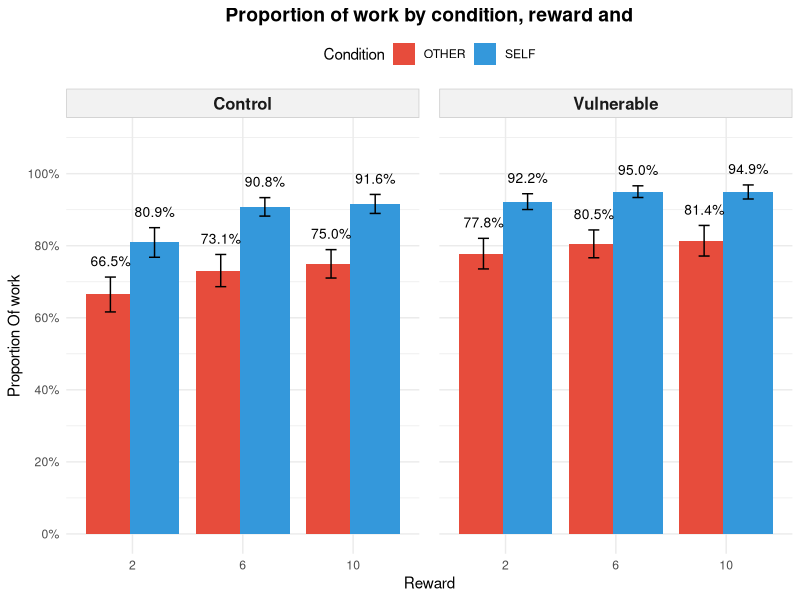
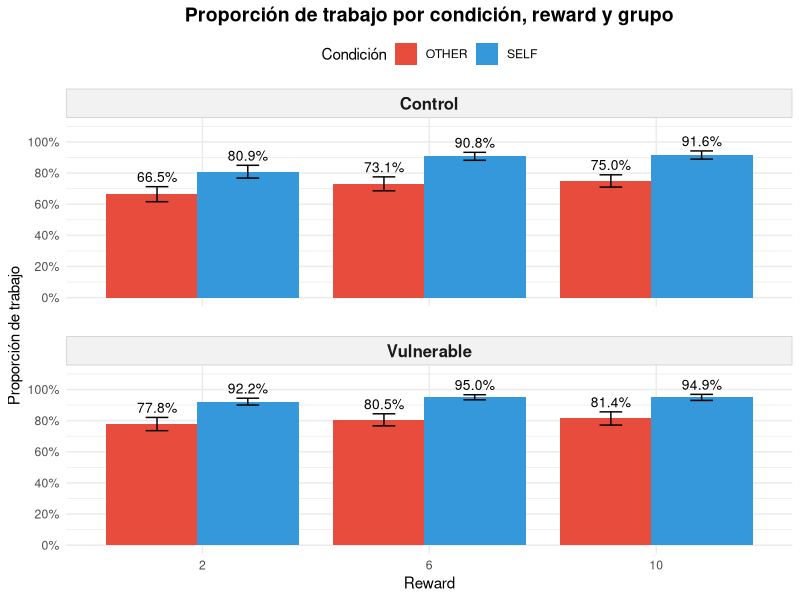
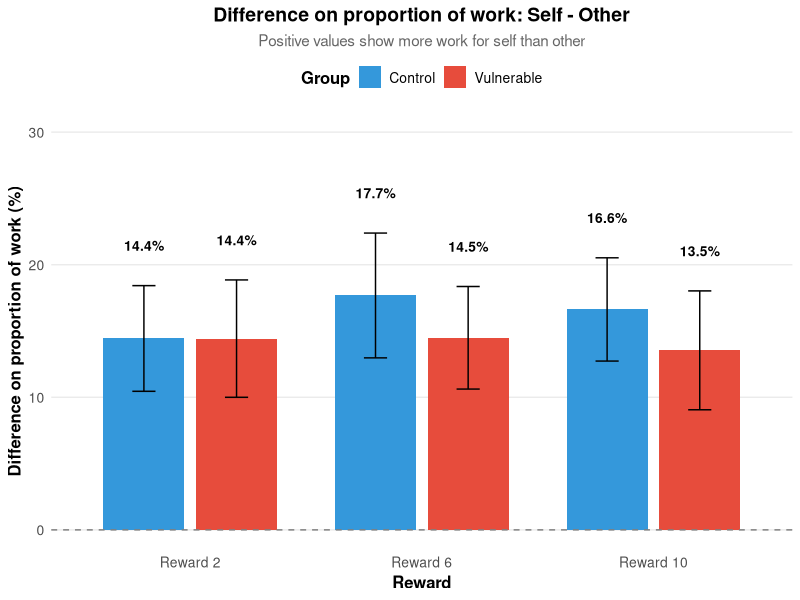
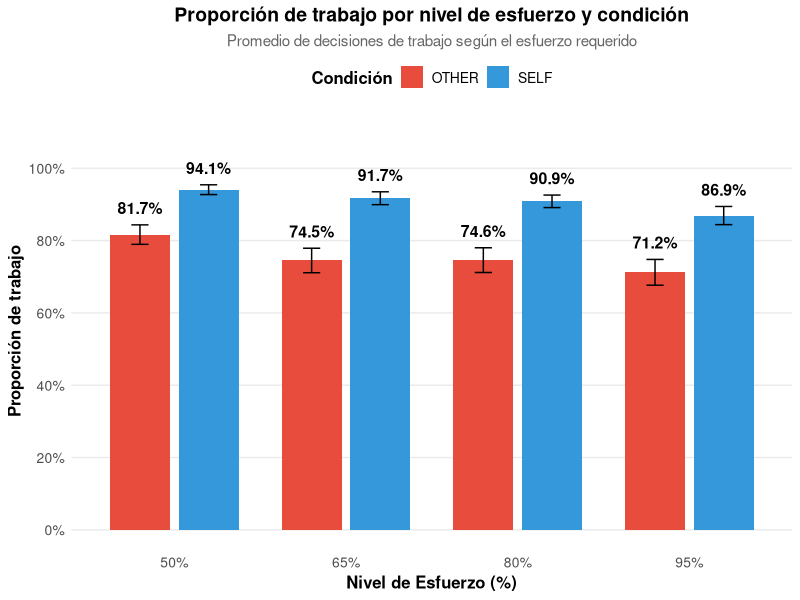
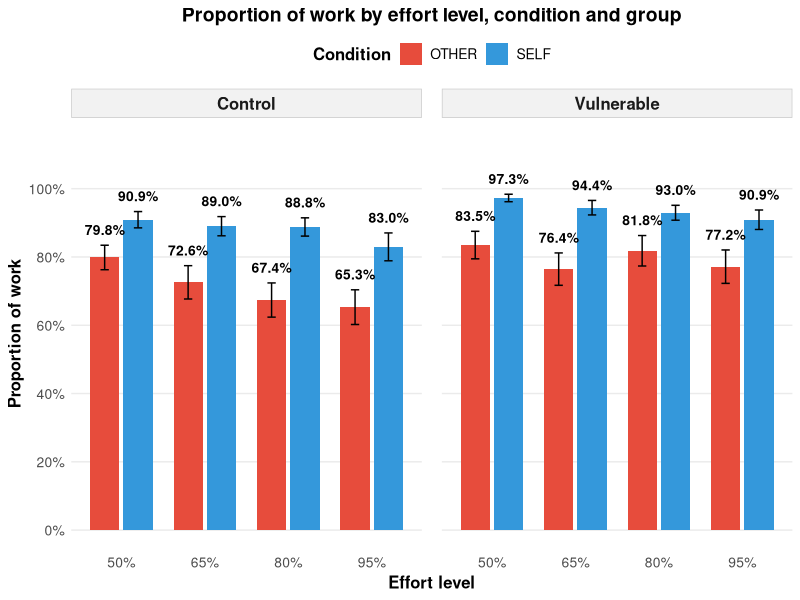
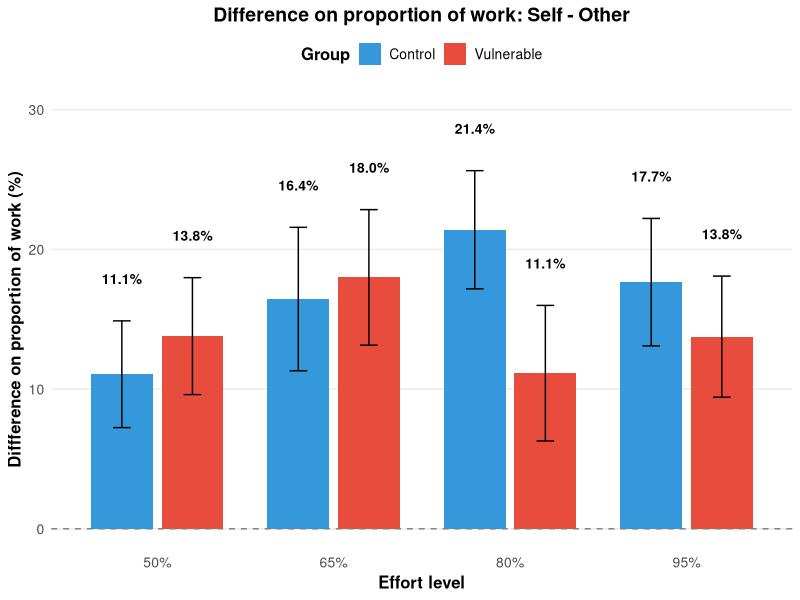
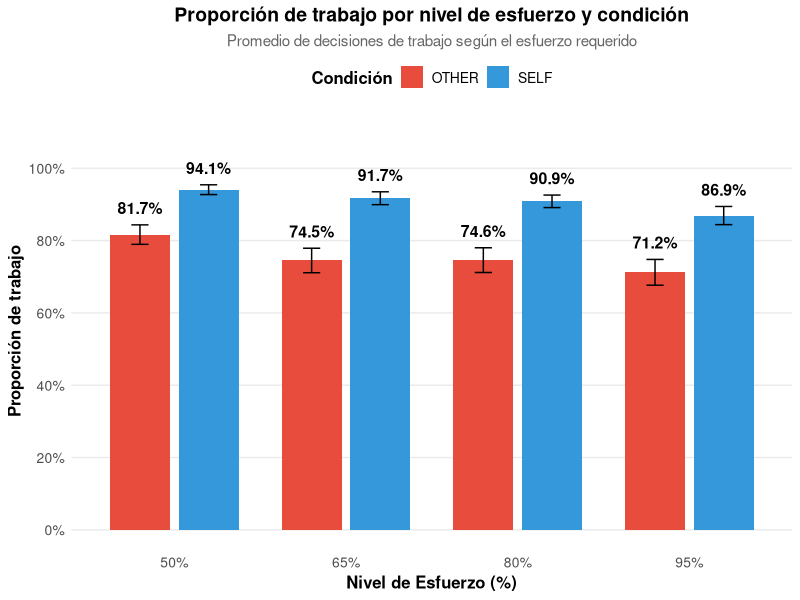
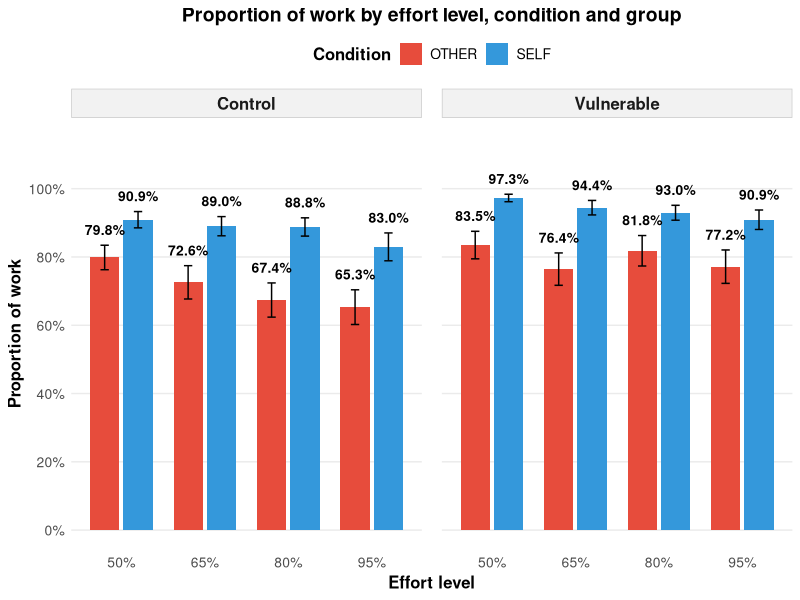

Write R code to recreate these figures, in order.
## Prosocial Effort Task ##
# FONDECYT Sebastián Contreras #
# Diego Garrido - José Borquez #
# Viña del Mar - 2025 #

# Import Libraries
library(readxl)
library(readr)
library(tidyverse)

# Cargar datos
datos <- read.csv("datos_clean_v2.csv")

# ---- 1. Convertir SELF a long (MODIFICADO: incluir GRUPO) ----
self_long <- datos %>%
  select(id = 1, GRUPO, starts_with("condicion_SELF")) %>%   # Agregar GRUPO
  pivot_longer(
    cols = starts_with("condicion_SELF"),
    names_to = "trial",
    values_to = "respuesta"
  ) %>%
  mutate(
    condicion = "SELF",
    stim = str_extract(trial, "\\d+$")
  )

# ---- 2. Convertir OTHER a long (MODIFICADO: incluir GRUPO) ----
other_long <- datos %>%
  select(id = 1, GRUPO, starts_with("condicion_OTHER")) %>%  # Agregar GRUPO
  pivot_longer(
    cols = starts_with("condicion_OTHER"),
    names_to = "trial",
    values_to = "respuesta"
  ) %>%
  mutate(
    condicion = "OTHER",
    stim = str_extract(trial, "\\d+$")
  )

# ---- 3. Unir SELF y OTHER ----
condiciones_long <- bind_rows(self_long, other_long)

# ---- 4. Obtener reward por estímulo ----
# Combinar todas las reward columnas
reward_long <- datos %>%
  select(id = 1, starts_with("reward_")) %>%
  pivot_longer(
    cols = starts_with("reward_"),
    names_to = "reward_col",
    values_to = "valor_reward"
  ) %>%
  mutate(
    stim = str_extract(reward_col, "\\d+$"),
    reward = str_extract(reward_col, "(?<=reward_)\\d+")
  ) %>%
  select(id, stim, reward, valor_reward)

# ---- 5. Unir reward con condiciones ----
datos_completo <- condiciones_long %>%
  left_join(reward_long, by = c("id", "stim")) %>%
  mutate(
    reward = as.factor(reward),
    respuesta = as.numeric(respuesta)
  ) %>%
  filter(!is.na(respuesta))  # eliminar NA

# ---- 6. Calcular proporciones por participante (MODIFICADO: incluir GRUPO) ----
resumen_participante <- datos_completo %>%
  group_by(id, GRUPO, condicion, reward) %>%  # Agregar GRUPO
  summarise(proporcion_trabajo = mean(respuesta), .groups = "drop")

# ---- 7. Calcular promedios entre participantes (MODIFICADO: incluir GRUPO) ----
resumen_total <- resumen_participante %>%
  group_by(GRUPO, condicion, reward) %>%  # Agregar GRUPO
  summarise(
    media = mean(proporcion_trabajo),
    sd = sd(proporcion_trabajo),
    n = n(),
    se = sd / sqrt(n),
    .groups = "drop"
  )

# Convertir reward en factor ordenado
resumen_total <- resumen_total %>%
  mutate(reward = factor(reward, levels = c("2", "6", "10")))

# ---- 8. GRÁFICO CON PANELES (FACETS) ----
# Opción 1: Paneles lado a lado (horizontal)
grafico_horizontal <- ggplot(resumen_total, aes(x = reward, y = media, fill = condicion)) +
  geom_bar(stat = "identity", position = position_dodge(width = 0.8)) +
  
  # Etiquetas numéricas encima de las barras (en porcentaje)
  geom_text(aes(label = sprintf("%.1f%%", media * 100),
                y = media + se + 0.03),  # Posicionar encima de la barra de error
            position = position_dodge(width = 0.8),
            vjust = 0, size = 3.5) +
  
  # Barras de error
  geom_errorbar(aes(ymin = media - se, ymax = media + se),
                position = position_dodge(width = 0.8),
                width = 0.2) +
  
  # Crear paneles por grupo
  facet_wrap(~ GRUPO, ncol = 2) +
  
  # Títulos y ajustes
  labs(
    title = "Proportion of work by condition, reward and",
    x = "Reward",
    y = "Proportion Of work",
    fill = "Condition"
  ) +
  scale_fill_manual(values = c("SELF" = "#3498db", "OTHER" = "#e74c3c")) +
  scale_y_continuous(limits = c(0, 1.1),  # Aumentar límite superior para dar espacio
                     breaks = seq(0, 1, 0.2),
                     labels = scales::percent_format(accuracy = 1)) +
  theme_minimal() +
  theme(
    strip.text = element_text(size = 12, face = "bold"),
    strip.background = element_rect(fill = "gray95", color = "gray80"),
    panel.spacing = unit(1, "lines"),
    plot.title = element_text(size = 14, face = "bold", hjust = 0.5),
    legend.position = "top"
  )

# Mostrar gráfico horizontal
print(grafico_horizontal)

# Opción 2: Paneles uno encima del otro (vertical)
grafico_vertical <- ggplot(resumen_total, aes(x = reward, y = media, fill = condicion)) +
  geom_bar(stat = "identity", position = position_dodge(width = 0.8)) +
  
  # Etiquetas numéricas encima de las barras (en porcentaje)
  geom_text(aes(label = sprintf("%.1f%%", media * 100),
                y = media + se + 0.03),  # Posicionar encima de la barra de error
            position = position_dodge(width = 0.8),
            vjust = 0, size = 3.5) +
  
  # Barras de error
  geom_errorbar(aes(ymin = media - se, ymax = media + se),
                position = position_dodge(width = 0.8),
                width = 0.2) +
  
  # Crear paneles por grupo (vertical)
  facet_wrap(~ GRUPO, ncol = 1) +
  
  # Títulos y ajustes
  labs(
    title = "Proporción de trabajo por condición, reward y grupo",
    x = "Reward",
    y = "Proporción de trabajo",
    fill = "Condición"
  ) +
  scale_fill_manual(values = c("SELF" = "#3498db", "OTHER" = "#e74c3c")) +
  scale_y_continuous(limits = c(0, 1.1),  # Aumentar límite superior para dar espacio
                     breaks = seq(0, 1, 0.2),
                     labels = scales::percent_format(accuracy = 1)) +
  theme_minimal() +
  theme(
    strip.text = element_text(size = 12, face = "bold"),
    strip.background = element_rect(fill = "gray95", color = "gray80"),
    panel.spacing = unit(1.5, "lines"),
    plot.title = element_text(size = 14, face = "bold", hjust = 0.5),
    legend.position = "top"
  )

print(grafico_vertical)

# Opcional: Crear tabla comparativa
tabla_comparativa <- resumen_total %>%
  mutate(media_porcentaje = sprintf("%.1f%%", media * 100)) %>%
  select(GRUPO, condicion, reward, media_porcentaje, n) %>%
  pivot_wider(names_from = c(condicion, reward), 
              values_from = media_porcentaje,
              names_glue = "{condicion}_{reward}")

print("\nTabla comparativa de proporciones (%):")
print(tabla_comparativa)










## Gráfico de Diferencia SELF - OTHER ##
# Análisis de sesgo prosocial #

# Asumiendo que ya tienes los datos procesados del script anterior
# Si no, ejecuta primero los pasos 1-6 del script anterior

# ---- Calcular diferencias SELF - OTHER ----

# Verificar que tenemos los datos necesarios
if(!exists("resumen_participante")) {
  stop("Primero debes ejecutar los pasos 1-6 del script anterior para generar 'resumen_participante'")
}

# Primero, reorganizar los datos para tener SELF y OTHER en columnas separadas
datos_diferencia <- resumen_participante %>%
  pivot_wider(
    names_from = condicion,
    values_from = proporcion_trabajo,
    names_prefix = "prop_"
  ) %>%
  mutate(
    diferencia = prop_SELF - prop_OTHER  # Calcular diferencia
  ) %>%
  filter(!is.na(diferencia))  # Eliminar casos con NA

# Calcular estadísticas de la diferencia por grupo y reward
resumen_diferencia <- datos_diferencia %>%
  group_by(GRUPO, reward) %>%
  summarise(
    media_diferencia = mean(diferencia),
    sd_diferencia = sd(diferencia),
    n = n(),
    se_diferencia = sd_diferencia / sqrt(n),
    .groups = "drop"
  ) %>%
  mutate(
    reward = factor(reward, levels = c("2", "6", "10")),
    # Convertir a porcentaje
    media_diferencia_pct = media_diferencia * 100,
    se_diferencia_pct = se_diferencia * 100
  )

# Verificar los valores calculados
print("Resumen de diferencias calculadas:")
print(resumen_diferencia)



# ---- Crear el gráfico de diferencias ----
grafico_diferencia <- ggplot(resumen_diferencia, 
                             aes(x = reward, y = media_diferencia_pct, fill = GRUPO)) +
  # Barras agrupadas
  geom_bar(stat = "identity", position = position_dodge(width = 0.8), width = 0.7) +
  
  # Línea horizontal en y = 0
  geom_hline(yintercept = 0, linetype = "dashed", color = "gray50", size = 0.5) +
  
  # Barras de error
  geom_errorbar(aes(ymin = media_diferencia_pct - se_diferencia_pct, 
                    ymax = media_diferencia_pct + se_diferencia_pct),
                position = position_dodge(width = 0.8),
                width = 0.2) +
  
  # Etiquetas con valores
  geom_text(aes(label = sprintf("%.1f%%", media_diferencia_pct),
                y = ifelse(media_diferencia_pct >= 0,
                           media_diferencia_pct + se_diferencia_pct + 3,  # 3% arriba del error para valores positivos
                           media_diferencia_pct - se_diferencia_pct - 3)), # 3% abajo del error para valores negativos
            position = position_dodge(width = 0.8),
            vjust = 0.5,
            size = 3.5,
            fontface = "bold") +
  
  # Personalización
  labs(
    title = "Difference on proportion of work: Self - Other",
    subtitle = "Positive values show more work for self than other",
    x = "Reward",
    y = "Difference on proportion of work (%)",
    fill = "Group"
  ) +
  
  # Colores distintivos para los grupos
  scale_fill_manual(values = c("Control" = "#3498db", "Vulnerable" = "#e74c3c")) +
  
  # Ajustar escala Y
  scale_y_continuous(
    limits = c(0, 30),  # Ampliar límites para acomodar las etiquetas
    breaks = seq(-40, 40, 10)
  ) +
  
  # Tema
  theme_minimal() +
  theme(
    plot.title = element_text(size = 14, face = "bold", hjust = 0.5),
    plot.subtitle = element_text(size = 11, hjust = 0.5, color = "gray40"),
    axis.title = element_text(size = 12, face = "bold"),
    axis.text = element_text(size = 10),
    legend.title = element_text(size = 12, face = "bold"),
    legend.text = element_text(size = 10),
    legend.position = "top",
    panel.grid.major.x = element_blank(),
    panel.grid.minor = element_blank()
  ) +
  
  # Etiquetas personalizadas para el eje X
  scale_x_discrete(labels = c("2" = "Reward 2", "6" = "Reward 6", "10" = "Reward 10"))


# Mostrar el gráfico
print(grafico_diferencia)

# ---- Mostrar tabla resumen ----
tabla_resumen_diferencia <- resumen_diferencia %>%
  select(GRUPO, reward, media_diferencia_pct, se_diferencia_pct, n) %>%
  mutate(
    diferencia = sprintf("%.1f%% ± %.1f%%", media_diferencia_pct, se_diferencia_pct)
  ) %>%
  select(GRUPO, reward, diferencia, n) %>%
  pivot_wider(names_from = reward, values_from = diferencia)

print("\nTabla resumen de diferencias SELF - OTHER (%):")
print(tabla_resumen_diferencia)

# ---- Análisis adicional: Test estadístico ----
# Test t para verificar si las diferencias son significativas (diferentes de 0)
print("\n\nTests estadísticos - Diferencia significativa de 0:")
for(grupo in unique(datos_diferencia$GRUPO)) {
  for(rew in c("2", "6", "10")) {
    datos_subset <- datos_diferencia %>%
      filter(GRUPO == grupo, reward == rew)
    
    if(nrow(datos_subset) > 1) {
      t_test <- t.test(datos_subset$diferencia, mu = 0)
      print(sprintf("%s - Reward %s: t = %.2f, p = %.4f", 
                    grupo, rew, t_test$statistic, t_test$p.value))
    }
  }
}

















# ---- 1. Convertir SELF a long ----
self_long <- datos %>%
  select(id = 1, starts_with("condicion_SELF")) %>%
  pivot_longer(
    cols = starts_with("condicion_SELF"),
    names_to = "trial",
    values_to = "respuesta"
  ) %>%
  mutate(
    condicion = "SELF",
    stim = str_extract(trial, "\\d+$")
  )

# ---- 2. Convertir OTHER a long ----
other_long <- datos %>%
  select(id = 1, starts_with("condicion_OTHER")) %>%
  pivot_longer(
    cols = starts_with("condicion_OTHER"),
    names_to = "trial",
    values_to = "respuesta"
  ) %>%
  mutate(
    condicion = "OTHER",
    stim = str_extract(trial, "\\d+$")
  )

# ---- 3. Unir SELF y OTHER ----
condiciones_long <- bind_rows(self_long, other_long)

# ---- 4. Obtener ESFUERZO por estímulo ----
# Combinar todas las columnas de esfuerzo
esfuerzo_long <- datos %>%
  select(id = 1, starts_with("esfuerzo_")) %>%
  pivot_longer(
    cols = starts_with("esfuerzo_"),
    names_to = "esfuerzo_col",
    values_to = "valor_esfuerzo"
  ) %>%
  mutate(
    stim = str_extract(esfuerzo_col, "\\d+$"),
    nivel_esfuerzo = str_extract(esfuerzo_col, "(?<=esfuerzo_)\\d+")
  ) %>%
  filter(!is.na(valor_esfuerzo)) %>%  # Solo mantener los que tienen valor
  select(id, stim, nivel_esfuerzo)

# ---- 5. Unir esfuerzo con condiciones ----
datos_completo <- condiciones_long %>%
  left_join(esfuerzo_long, by = c("id", "stim")) %>%
  mutate(
    nivel_esfuerzo = factor(nivel_esfuerzo, levels = c("50", "65", "80", "95")),
    respuesta = as.numeric(respuesta)
  ) %>%
  filter(!is.na(respuesta), !is.na(nivel_esfuerzo))  # eliminar NA

# ---- 6. Calcular proporciones por participante ----
resumen_participante <- datos_completo %>%
  group_by(id, condicion, nivel_esfuerzo) %>%
  summarise(proporcion_trabajo = mean(respuesta), .groups = "drop")

# ---- 7. Calcular promedios entre participantes ----
resumen_total <- resumen_participante %>%
  group_by(condicion, nivel_esfuerzo) %>%
  summarise(
    media = mean(proporcion_trabajo),
    sd = sd(proporcion_trabajo),
    n = n(),
    se = sd / sqrt(n),
    .groups = "drop"
  )

# ---- 8. Graficar con mejoras ----
grafico_esfuerzo <- ggplot(resumen_total, aes(x = nivel_esfuerzo, y = media, fill = condicion)) +
  geom_bar(stat = "identity", position = position_dodge(width = 0.8), width = 0.7) +
  
  # Etiquetas numéricas encima de las barras (en porcentaje)
  geom_text(aes(label = sprintf("%.1f%%", media * 100),
                y = media + se + 0.03),
            position = position_dodge(width = 0.8),
            vjust = 0, size = 4,
            fontface = "bold") +
  
  # Barras de error
  geom_errorbar(aes(ymin = media - se, ymax = media + se),
                position = position_dodge(width = 0.8),
                width = 0.2) +
  
  # Títulos y ajustes
  labs(
    title = "Proporción de trabajo por nivel de esfuerzo y condición",
    subtitle = "Promedio de decisiones de trabajo según el esfuerzo requerido",
    x = "Nivel de Esfuerzo (%)",
    y = "Proporción de trabajo",
    fill = "Condición"
  ) +
  
  # Colores personalizados
  scale_fill_manual(values = c("SELF" = "#3498db", "OTHER" = "#e74c3c")) +
  
  # Escala Y en porcentaje
  scale_y_continuous(limits = c(0, 1.1), 
                     breaks = seq(0, 1, 0.2),
                     labels = scales::percent_format(accuracy = 1)) +
  
  # Personalizar etiquetas del eje X
  scale_x_discrete(labels = c("50" = "50%", "65" = "65%", "80" = "80%", "95" = "95%")) +
  
  # Tema
  theme_minimal() +
  theme(
    plot.title = element_text(size = 14, face = "bold", hjust = 0.5),
    plot.subtitle = element_text(size = 11, hjust = 0.5, color = "gray40"),
    axis.title = element_text(size = 12, face = "bold"),
    axis.text = element_text(size = 10),
    legend.title = element_text(size = 12, face = "bold"),
    legend.text = element_text(size = 10),
    legend.position = "top",
    panel.grid.major.x = element_blank(),
    panel.grid.minor = element_blank()
  )

# Mostrar el gráfico
print(grafico_esfuerzo)

# Guardar el gráfico
ggsave("proporcion_trabajo_por_esfuerzo.png", 
       plot = grafico_esfuerzo, 
       width = 10, 
       height = 7, 
       dpi = 300)

# ---- Mostrar tabla resumen ----
tabla_resumen <- resumen_total %>%
  mutate(
    proporcion_pct = sprintf("%.1f%% ± %.1f%%", media * 100, se * 100)
  ) %>%
  select(condicion, nivel_esfuerzo, proporcion_pct, n) %>%
  pivot_wider(names_from = nivel_esfuerzo, 
              values_from = proporcion_pct)

print("\nTabla resumen de proporciones por nivel de esfuerzo:")
print(tabla_resumen)

# ---- Análisis adicional: tendencia ----
print("\n\nAnálisis de tendencia:")
# Verificar si hay una tendencia lineal con el aumento del esfuerzo
for(cond in c("SELF", "OTHER")) {
  datos_cond <- resumen_total %>% 
    filter(condicion == cond) %>%
    mutate(esfuerzo_num = as.numeric(as.character(nivel_esfuerzo)))
  
  correlacion <- cor.test(datos_cond$esfuerzo_num, datos_cond$media)
  print(sprintf("%s: r = %.3f, p = %.4f", 
                cond, correlacion$estimate, correlacion$p.value))
}

























# ---- 1. Convertir SELF a long (MODIFICADO: incluir GRUPO) ----
self_long <- datos %>%
  select(id = 1, GRUPO, starts_with("condicion_SELF")) %>%  # Agregar GRUPO
  pivot_longer(
    cols = starts_with("condicion_SELF"),
    names_to = "trial",
    values_to = "respuesta"
  ) %>%
  mutate(
    condicion = "SELF",
    stim = str_extract(trial, "\\d+$")
  )

# ---- 2. Convertir OTHER a long (MODIFICADO: incluir GRUPO) ----
other_long <- datos %>%
  select(id = 1, GRUPO, starts_with("condicion_OTHER")) %>%  # Agregar GRUPO
  pivot_longer(
    cols = starts_with("condicion_OTHER"),
    names_to = "trial",
    values_to = "respuesta"
  ) %>%
  mutate(
    condicion = "OTHER",
    stim = str_extract(trial, "\\d+$")
  )

# ---- 3. Unir SELF y OTHER ----
condiciones_long <- bind_rows(self_long, other_long)

# ---- 4. Obtener ESFUERZO por estímulo ----
# Combinar todas las columnas de esfuerzo
esfuerzo_long <- datos %>%
  select(id = 1, starts_with("esfuerzo_")) %>%
  pivot_longer(
    cols = starts_with("esfuerzo_"),
    names_to = "esfuerzo_col",
    values_to = "valor_esfuerzo"
  ) %>%
  mutate(
    stim = str_extract(esfuerzo_col, "\\d+$"),
    nivel_esfuerzo = str_extract(esfuerzo_col, "(?<=esfuerzo_)\\d+")
  ) %>%
  filter(!is.na(valor_esfuerzo)) %>%  # Solo mantener los que tienen valor
  select(id, stim, nivel_esfuerzo)

# ---- 5. Unir esfuerzo con condiciones ----
datos_completo <- condiciones_long %>%
  left_join(esfuerzo_long, by = c("id", "stim")) %>%
  mutate(
    nivel_esfuerzo = factor(nivel_esfuerzo, levels = c("50", "65", "80", "95")),
    respuesta = as.numeric(respuesta)
  ) %>%
  filter(!is.na(respuesta), !is.na(nivel_esfuerzo))  # eliminar NA

# ---- 6. Calcular proporciones por participante (MODIFICADO: incluir GRUPO) ----
resumen_participante <- datos_completo %>%
  group_by(id, GRUPO, condicion, nivel_esfuerzo) %>%  # Agregar GRUPO
  summarise(proporcion_trabajo = mean(respuesta), .groups = "drop")

# ---- 7. Calcular promedios entre participantes (MODIFICADO: incluir GRUPO) ----
resumen_total <- resumen_participante %>%
  group_by(GRUPO, condicion, nivel_esfuerzo) %>%  # Agregar GRUPO
  summarise(
    media = mean(proporcion_trabajo),
    sd = sd(proporcion_trabajo),
    n = n(),
    se = sd / sqrt(n),
    .groups = "drop"
  )

# ---- 8. Graficar con paneles por grupo ----
grafico_esfuerzo <- ggplot(resumen_total, aes(x = nivel_esfuerzo, y = media, fill = condicion)) +
  geom_bar(stat = "identity", position = position_dodge(width = 0.8), width = 0.7) +
  
  # Etiquetas numéricas encima de las barras (en porcentaje)
  geom_text(aes(label = sprintf("%.1f%%", media * 100),
                y = media + se + 0.03),
            position = position_dodge(width = 0.8),
            vjust = 0, size = 3.5,
            fontface = "bold") +
  
  # Barras de error
  geom_errorbar(aes(ymin = media - se, ymax = media + se),
                position = position_dodge(width = 0.8),
                width = 0.2) +
  
  # Crear paneles por grupo (horizontal)
  facet_wrap(~ GRUPO, ncol = 2) +
  
  # Títulos y ajustes
  labs(
    title = "Proportion of work by effort level, condition and group",
    x = "Effort level",
    y = "Proportion of work",
    fill = "Condition"
  ) +
  
  # Colores personalizados
  scale_fill_manual(values = c("SELF" = "#3498db", "OTHER" = "#e74c3c")) +
  
  # Escala Y en porcentaje
  scale_y_continuous(limits = c(0, 1.15), 
                     breaks = seq(0, 1, 0.2),
                     labels = scales::percent_format(accuracy = 1)) +
  
  # Personalizar etiquetas del eje X
  scale_x_discrete(labels = c("50" = "50%", "65" = "65%", "80" = "80%", "95" = "95%")) +
  
  # Tema
  theme_minimal() +
  theme(
    plot.title = element_text(size = 14, face = "bold", hjust = 0.5),
    plot.subtitle = element_text(size = 11, hjust = 0.5, color = "gray40"),
    axis.title = element_text(size = 12, face = "bold"),
    axis.text = element_text(size = 10),
    legend.title = element_text(size = 12, face = "bold"),
    legend.text = element_text(size = 10),
    legend.position = "top",
    panel.grid.major.x = element_blank(),
    panel.grid.minor = element_blank(),
    strip.text = element_text(size = 12, face = "bold"),
    strip.background = element_rect(fill = "gray95", color = "gray80"),
    panel.spacing = unit(1, "lines")
  )

# Mostrar el gráfico
print(grafico_esfuerzo)

# Guardar el gráfico
ggsave("proporcion_trabajo_por_esfuerzo_grupos.png", 
       plot = grafico_esfuerzo, 
       width = 12, 
       height = 6, 
       dpi = 300)

# ---- Mostrar tabla resumen por grupo ----
tabla_resumen <- resumen_total %>%
  mutate(
    proporcion_pct = sprintf("%.1f%%", media * 100)
  ) %>%
  select(GRUPO, condicion, nivel_esfuerzo, proporcion_pct) %>%
  pivot_wider(names_from = c(condicion, nivel_esfuerzo), 
              values_from = proporcion_pct,
              names_glue = "{condicion}_{nivel_esfuerzo}")

print("\nTabla resumen de proporciones por nivel de esfuerzo y grupo:")
print(tabla_resumen)

# ---- Análisis adicional: tendencia por grupo ----
print("\n\nAnálisis de tendencia por grupo:")
# Verificar si hay una tendencia lineal con el aumento del esfuerzo
for(grupo in unique(resumen_total$GRUPO)) {
  print(paste("\nGrupo:", grupo))
  for(cond in c("SELF", "OTHER")) {
    datos_cond <- resumen_total %>% 
      filter(GRUPO == grupo, condicion == cond) %>%
      mutate(esfuerzo_num = as.numeric(as.character(nivel_esfuerzo)))
    
    if(nrow(datos_cond) > 2) {
      correlacion <- cor.test(datos_cond$esfuerzo_num, datos_cond$media)
      print(sprintf("  %s: r = %.3f, p = %.4f", 
                    cond, correlacion$estimate, correlacion$p.value))
    }
  }
}



























# Asumiendo que ya tienes los datos procesados del script anterior
# Si no, ejecuta primero los pasos 1-6 del script anterior

# ---- Verificar datos necesarios ----
if(!exists("resumen_participante")) {
  stop("Primero debes ejecutar los pasos 1-6 del script anterior para generar 'resumen_participante'")
}

# ---- Calcular diferencias SELF - OTHER ----

# Reorganizar datos para tener SELF y OTHER en columnas separadas
datos_diferencia <- resumen_participante %>%
  pivot_wider(
    names_from = condicion,
    values_from = proporcion_trabajo,
    names_prefix = "prop_"
  ) %>%
  mutate(
    diferencia = prop_SELF - prop_OTHER  # Calcular diferencia
  ) %>%
  filter(!is.na(diferencia))  # Eliminar casos con NA

# Calcular estadísticas de la diferencia por grupo y nivel de esfuerzo
resumen_diferencia <- datos_diferencia %>%
  group_by(GRUPO, nivel_esfuerzo) %>%
  summarise(
    media_diferencia = mean(diferencia),
    sd_diferencia = sd(diferencia),
    n = n(),
    se_diferencia = sd_diferencia / sqrt(n),
    .groups = "drop"
  ) %>%
  mutate(
    nivel_esfuerzo = factor(nivel_esfuerzo, levels = c("50", "65", "80", "95")),
    # Convertir a porcentaje
    media_diferencia_pct = media_diferencia * 100,
    se_diferencia_pct = se_diferencia * 100
  )

# Verificar los valores calculados
print("Resumen de diferencias calculadas:")
print(resumen_diferencia)

# ---- Crear el gráfico de diferencias ----
grafico_diferencia_esfuerzo <- ggplot(resumen_diferencia, 
                                      aes(x = nivel_esfuerzo, y = media_diferencia_pct, fill = GRUPO)) +
  # Barras agrupadas
  geom_bar(stat = "identity", position = position_dodge(width = 0.8), width = 0.7) +
  
  # Línea horizontal en y = 0
  geom_hline(yintercept = 0, linetype = "dashed", color = "gray50", size = 0.5) +
  
  # Barras de error
  geom_errorbar(aes(ymin = media_diferencia_pct - se_diferencia_pct, 
                    ymax = media_diferencia_pct + se_diferencia_pct),
                position = position_dodge(width = 0.8),
                width = 0.2) +
  
  # Etiquetas con valores
  geom_text(aes(label = sprintf("%.1f%%", media_diferencia_pct),
                y = ifelse(media_diferencia_pct >= 0,
                           media_diferencia_pct + se_diferencia_pct + 3,
                           media_diferencia_pct - se_diferencia_pct - 3)),
            position = position_dodge(width = 0.8),
            vjust = 0.5,
            size = 3.5,
            fontface = "bold") +
  
  # Personalización
  labs(
    title = "Difference on proportion of work: Self - Other",
    x = "Effort level",
    y = "Diffference on proportion of work (%)",
    fill = "Group"
  ) +
  
  # Colores distintivos para los grupos
  scale_fill_manual(values = c("Control" = "#3498db", "Vulnerable" = "#e74c3c")) +
  
  # Ajustar escala Y
  scale_y_continuous(
    limits = c(0, 30),
    breaks = seq(-40, 40, 10)
  ) +
  
  # Personalizar etiquetas del eje X
  scale_x_discrete(labels = c("50" = "50%", "65" = "65%", "80" = "80%", "95" = "95%")) +
  
  # Tema
  theme_minimal() +
  theme(
    plot.title = element_text(size = 14, face = "bold", hjust = 0.5),
    plot.subtitle = element_text(size = 11, hjust = 0.5, color = "gray40"),
    axis.title = element_text(size = 12, face = "bold"),
    axis.text = element_text(size = 10),
    legend.title = element_text(size = 12, face = "bold"),
    legend.text = element_text(size = 10),
    legend.position = "top",
    panel.grid.major.x = element_blank(),
    panel.grid.minor = element_blank()
  )

# Mostrar el gráfico
print(grafico_diferencia_esfuerzo)

# Guardar el gráfico
ggsave("diferencia_self_other_por_esfuerzo.png", 
       plot = grafico_diferencia_esfuerzo, 
       width = 10, 
       height = 7, 
       dpi = 300)

# ---- Tabla resumen ----
tabla_resumen_diferencia <- resumen_diferencia %>%
  select(GRUPO, nivel_esfuerzo, media_diferencia_pct, se_diferencia_pct, n) %>%
  mutate(
    diferencia = sprintf("%.1f%% ± %.1f%%", media_diferencia_pct, se_diferencia_pct)
  ) %>%
  select(GRUPO, nivel_esfuerzo, diferencia, n) %>%
  pivot_wider(names_from = nivel_esfuerzo, 
              values_from = diferencia,
              names_prefix = "Esfuerzo_")

print("\nTabla resumen de diferencias SELF - OTHER por nivel de esfuerzo (%):")
print(tabla_resumen_diferencia)

# ---- Análisis adicional: Tendencia de la diferencia ----
print("\n\nAnálisis de tendencia de la diferencia SELF-OTHER:")
for(grupo in unique(datos_diferencia$GRUPO)) {
  datos_grupo <- resumen_diferencia %>%
    filter(GRUPO == grupo) %>%
    mutate(esfuerzo_num = as.numeric(as.character(nivel_esfuerzo)))
  
  if(nrow(datos_grupo) > 2) {
    correlacion <- cor.test(datos_grupo$esfuerzo_num, datos_grupo$media_diferencia_pct)
    print(sprintf("%s: r = %.3f, p = %.4f", 
                  grupo, correlacion$estimate, correlacion$p.value))
  }
}

# ---- Tests estadísticos ----
print("\n\nTests estadísticos - Diferencia significativa de 0:")
for(grupo in unique(datos_diferencia$GRUPO)) {
  print(paste("\nGrupo:", grupo))
  for(esf in c("50", "65", "80", "95")) {
    datos_subset <- datos_diferencia %>%
      filter(GRUPO == grupo, nivel_esfuerzo == esf)
    
    if(nrow(datos_subset) > 1) {
      t_test <- t.test(datos_subset$diferencia, mu = 0)
      print(sprintf("  Esfuerzo %s%%: t = %.2f, p = %.4f", 
                    esf, t_test$statistic, t_test$p.value))
    }
  }
}

# Interpretación
print("\n\nInterpretación:")
print("- Valores positivos: Mayor proporción de trabajo para SELF que para OTHER (sesgo egoísta)")
print("- Valores negativos: Mayor proporción de trabajo para OTHER que para SELF (sesgo prosocial)")
print("- Valor 0: No hay diferencia entre SELF y OTHER")
print("- La tendencia muestra cómo el sesgo cambia con el nivel de esfuerzo requerido")
